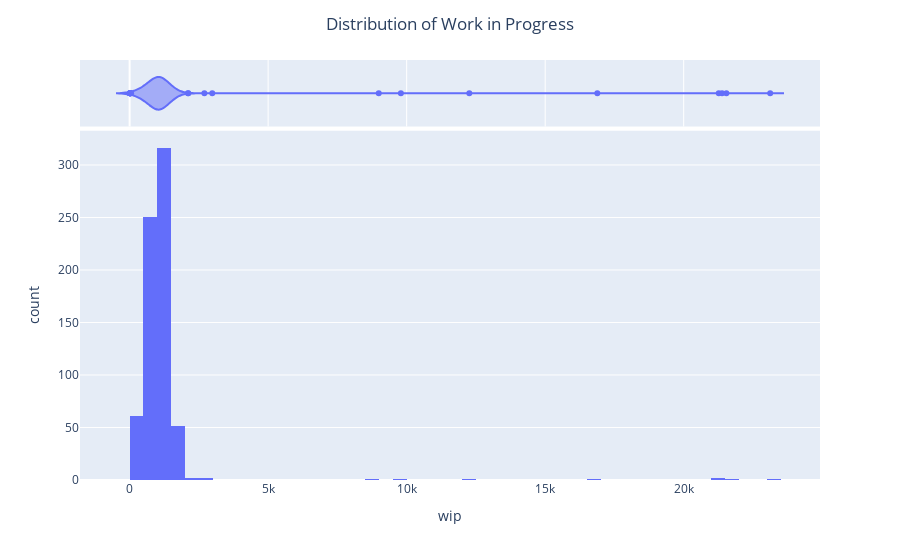

The notebook cell this image was saved under:
### Markdown cell above
There is more than 40%, thus imputation may be unrelibale and introduce bias to the data.  
 will deal later

### Code cell
fig = px.histogram(df, x='wip',
                   marginal = 'violin')

fig.update_layout(title='Distribution of Work in Progress', title_x=0.5)
# Show the plot
fig.show()

### Figure 1 — Plotly figure (JSON) as saved in the notebook; plotly's stock layout.template omitted (floating-point values rounded to 4 significant figures; data arrays with more than 128 entries replaced by an {"elided": "..."} marker saying what was removed)
{"data": [{"alignmentgroup": "True", "bingroup": "x", "hovertemplate": "wip=%{x}<br>count=%{y}<extra></extra>", "legendgroup": "", "marker": {"color": "#636efa", "pattern": {"shape": ""}}, "name": "", "offsetgroup": "", "orientation": "v", "showlegend": false, "type": "histogram", "x": {"elided": "1186 int values"}, "xaxis": "x", "yaxis": "y"}, {"alignmentgroup": "True", "hovertemplate": "wip=%{x}<extra></extra>", "legendgroup": "", "marker": {"color": "#636efa"}, "name": "", "offsetgroup": "", "scalegroup": "x", "showlegend": false, "type": "violin", "x": {"elided": "1186 int values"}, "xaxis": "x2", "yaxis": "y2"}], "layout": {"barmode": "relative", "legend": {"tracegroupgap": 0}, "margin": {"t": 60}, "title": {"text": "Distribution of Work in Progress", "x": 0.5}, "xaxis": {"anchor": "y", "domain": [0, 1], "title": {"text": "wip"}}, "xaxis2": {"anchor": "y2", "domain": [0, 1], "matches": "x", "showgrid": true, "showticklabels": false}, "yaxis": {"anchor": "x", "domain": [0, 0.8316], "title": {"text": "count"}}, "yaxis2": {"anchor": "x2", "domain": [0.8416, 1], "matches": "y2", "showgrid": false, "showline": false, "showticklabels": false, "ticks": ""}}}
